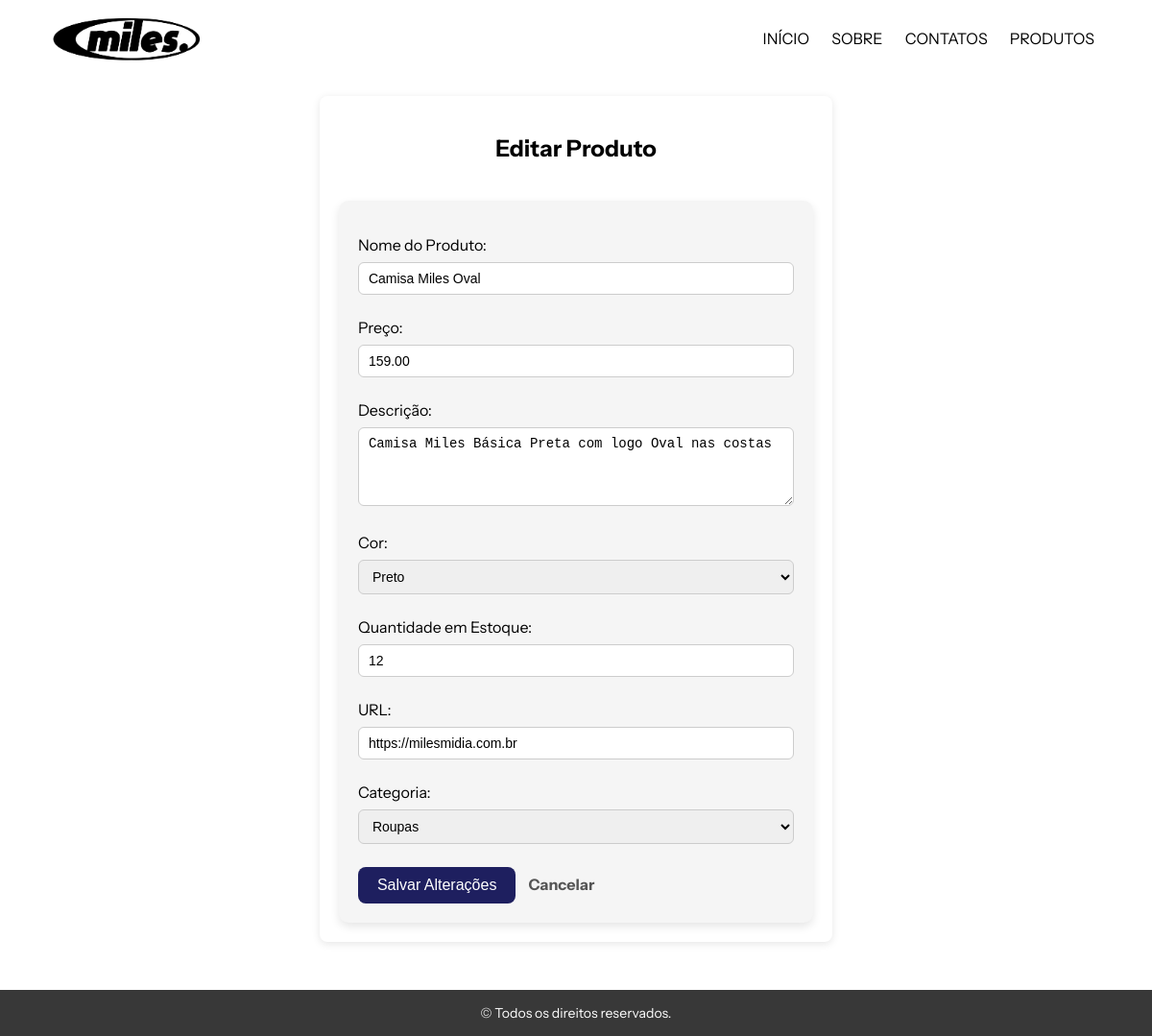
The app's page /produtos/produtos/editar/1/ with its own data.
### appteste/models.py (models this page shows, shortened)
class Produto(models.Model):
    CATEGORIAS = [
        ("Eletronicos", "Eletrônicos"),
        ("Roupas", "Roupas"),
        ("Alimentos", "Alimentos"),
        ("Outros", "Outros"),
    ]
    CORES = [
        ("Preto", "Preto"),
        ("Branco", "Branco"),
        ("Azul", "Azul"),
        ("Cinza", "Cinza"),
        ("Vinho", "Vinho"),
    ]
    nome = models.CharField(max_length=100)
    preco = models.DecimalField(max_digits=6, decimal_places=2)
    descricao = models.TextField()
    cor = models.CharField(max_length=50, choices=CORES)
    quantidade_estoque = models.IntegerField()
    url = models.URLField()
    categoria = models.CharField(max_length=50, choices=CATEGORIAS)

### appteste/views.py (the view)
# urls.py: path('produtos/editar/<int:id>/', views.editar_produto, name='editar_produto'),
def editar_produto(request, id):
    produto = get_object_or_404(Produto, id=id)
    if request.method == 'POST':
        form = ProdutoForm(request.POST, instance=produto)
        if form.is_valid():
            form.save()
            return redirect('lista_produtos')
    else:
        form = ProdutoForm(instance=produto)
    return render(request, 'meu_app/form_produto.html', {'form': form})

### appteste/forms.py
class ProdutoForm(forms.ModelForm):
    class Meta:
        model = Produto
        fields = '__all__'
        widgets = {
            'nome': forms.TextInput(attrs={'class': 'form-control', 'placeholder': 'Nome do produto'}),
            'preco': forms.NumberInput(attrs={'class': 'form-control', 'step': '0.01'}),
            'descricao': forms.Textarea(attrs={'class': 'form-control', 'rows': 4}),
            'quantidade_estoque': forms.NumberInput(attrs={'class': 'form-control'}),
            'url': forms.URLInput(attrs={'class': 'form-control', 'placeholder': 'https://...'}),
            'categoria': forms.Select(attrs={'class': 'form-control'}),
        }
        labels = {
            'nome': 'Nome do Produto',
            'preco': 'Preço',
            'descricao': 'Descrição',
            'quantidade_estoque': 'Quantidade em Estoque',
            'url': 'URL',
            'categoria': 'Categoria',
        }

### appteste/templates/meu_app/form_produto.html (shortened to what this page needs)
{% extends "meu_app/base.html" %}
{% block conteudo %}
{% load static %}
<link rel="stylesheet" href="{% static 'meu_app/css/form_produto.css' %}">
<h2 style="text-align:center;">Editar Produto</h2>
<div class="form-container">
    <form method="post">
        {{ form.as_p }}
        <button type="submit">Salvar Alterações</button>
        <a href="{% url 'lista_produtos' %}">Cancelar</a>
    </form>
</div>
{% endblock %}

### appteste/static/meu_app/css/base.css (style rules this page uses)
body { display: flex; flex-direction: column; min-height: 100vh; margin: 0; padding-top: 80px; font-family: "Instrument Sans", sans-serif; background-color: #ffffff; }

### appteste/static/meu_app/css/form_produto.css (style rules this page uses)
.form-container { display: flex; justify-content: center; margin-top: 40px; }
form { background-color: #f5f5f5; padding: 20px; border-radius: 10px; max-width: 500px; width: 100%; box-shadow: 0 4px 10px rgba(0,0,0,0.1); }
form input, form select, form textarea { width: 100%; padding: 8px 10px; margin: 8px 0; border: 1px solid #ccc; border-radius: 6px; box-sizing: border-box; font-size: 14px; }
button { background-color: #1e1f5f; color: white; padding: 10px 20px; border: none; border-radius: 8px; cursor: pointer; font-size: 16px; transition: background-color 0.3s, transform 0.2s; }
form a { margin-left: 10px; text-decoration: none; color: #555; font-weight: bold; }

### records on screen
Produto: nome "Camisa Miles Oval", preco "159.00", descricao "Camisa Miles Básica Preta com logo Oval nas costas", cor "Preto", quantidade_estoque "12", url "https://milesmidia.com.br", categoria "Roupas"
